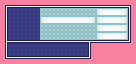

The image is a tile-based game level rendered from a .tmx file. Its description and complete source (layers, tilesets, objects, tile grids) follow:
An orthogonal 17x8 tile map with 8x8 px tiles, 1 tile layer (BG1).

<map version="1.10" tiledversion="1.11.0" orientation="orthogonal" renderorder="right-down" width="17" height="8" tilewidth="8" tileheight="8" infinite="0" nextlayerid="2" nextobjectid="1">
 <tileset firstgid="1" name="MenuTiles" tilewidth="8" tileheight="8" tilecount="128" columns="16">
  <properties>
   <property name="Offset" value="0x0000" />
  </properties>
  <image source="MenuTiles.png" width="128" height="64" />
 </tileset>
 <layer id="1" name="BG1" width="17" height="8">
  <properties>
   <property name="Layer" value="1" />
  </properties>
  <data encoding="csv">
98,4,4,4,4,4,4,4,4,4,4,4,4,4,4,4,6,
12,53,53,53,53,15,15,15,15,15,15,15,100,101,101,102,16,
12,53,53,53,53,100,101,101,101,101,101,102,100,101,101,102,16,
12,53,53,53,53,15,15,15,15,15,15,15,100,101,101,102,16,
12,53,53,53,53,15,15,15,15,15,15,15,100,101,101,102,16,
2147483758,108,108,108,108,108,108,108,108,108,108,109,28,28,28,28,34,
12,53,53,53,53,53,53,53,53,53,53,16,1,1,1,1,1,
27,28,28,28,28,28,28,28,28,28,28,34,1,1,1,1,1
</data>
 </layer>
</map>
